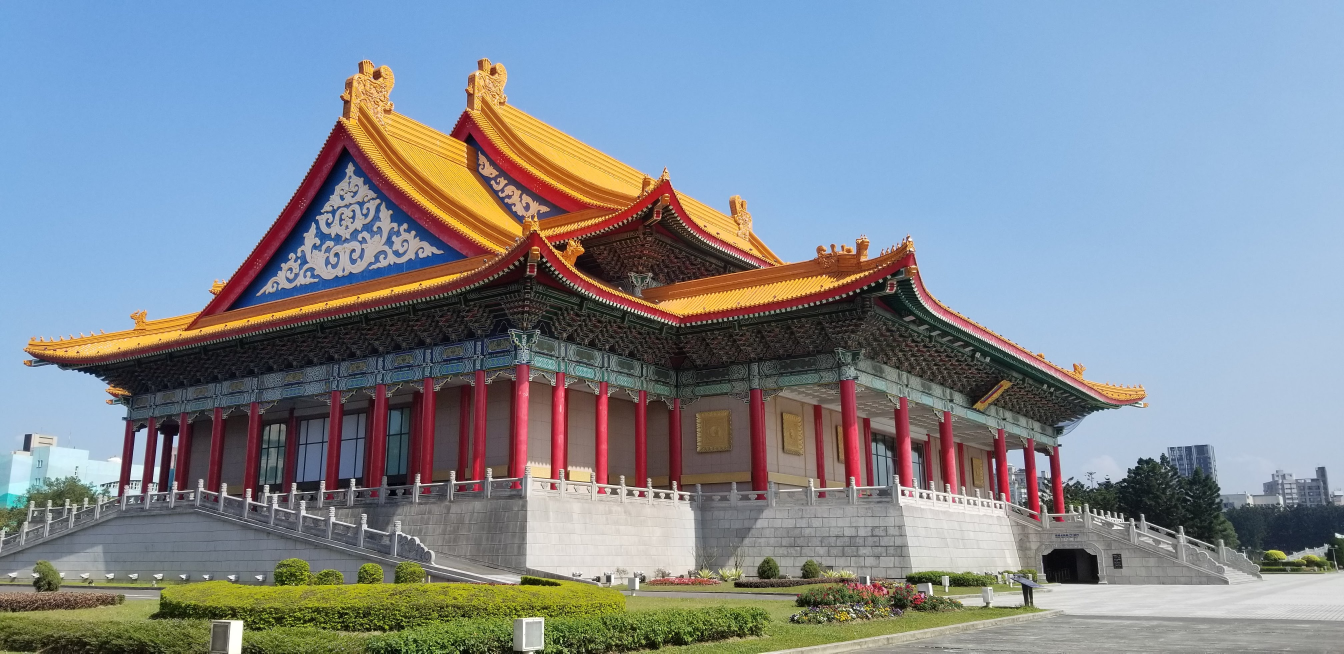
#> input picture source/fake_temple.jpg, 4032 x 1960 px, found by its file name (shown at 1/3 size)
$ python image_utils.py
#> lines starting #> are read from the running program, lines starting #| are printed output that depends on the picture
"""
Jonathan Zerez
Spring 2020

This script provides functionality for evaluating aspects of input images
"""

import numpy as np
from colorsys import rgb_to_hsv
import pdb

# [126 lines left out: functions calc_dist, is_in_frame, lightness, hue, saturation, crop_image and 2 more, not called in this run]

if __name__ == "__main__":
    from PIL import Image
    import numpy as np
    import matplotlib.pyplot as plt
    import pdb
    import timeit

    from parameters import *

    im = Image.open(source)
#> im is the input picture: PIL image 4032x1960 RGB; mean R, G, B 130.5, 139.8, 149.8

    im = resize_image(im, 5)
#> in resize_image, `return image.resize((original_size[0] // factor, original_size[1] // f..`:
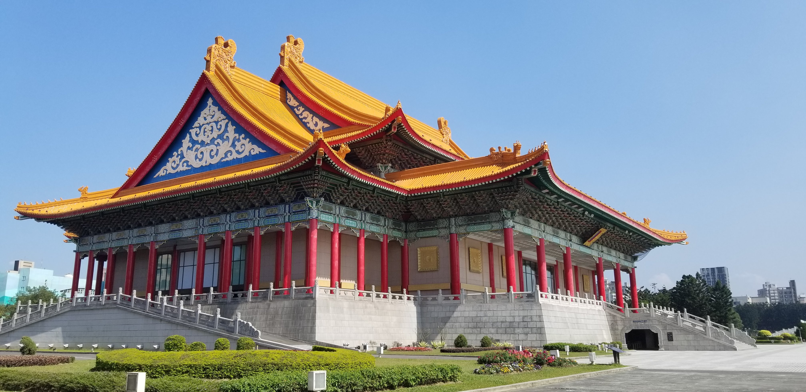
#> returned value: PIL image 806x392 RGB; mean R, G, B 130.5, 139.8, 149.8
    size = im.size
#> size = (806, 392)

    print(im.size)
#| (806, 392)
    test_levels(im, interval_func)
#> after the loop in test_levels, `for y in range(size[0]):`:
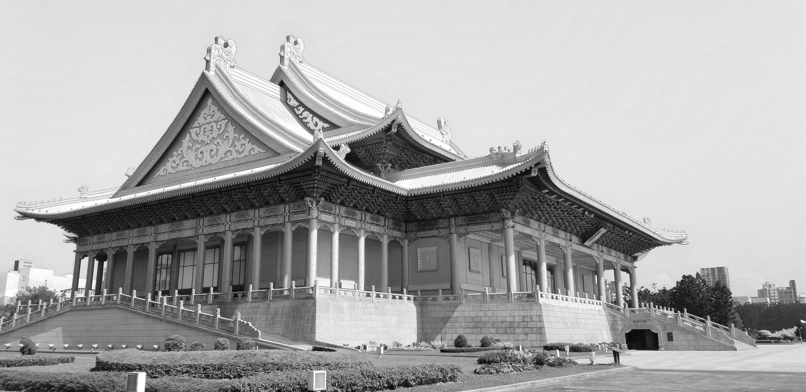
#> levels: shape (392, 806) float64; min 0.0157, max 1, mean 0.665
#> in test_levels, `plt.show()`:
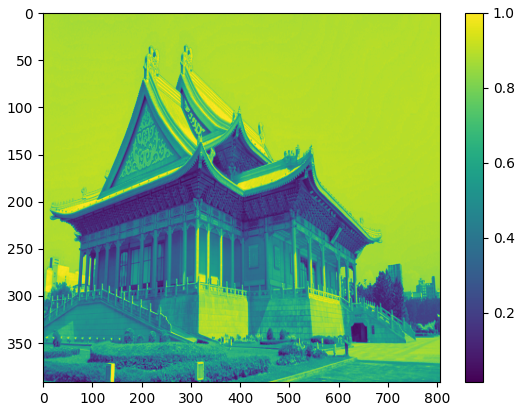
#> figure drawn by matplotlib, 2 panels

$ run again, with source/Image from iOS (1).jpg copied over source/fake_temple.jpg
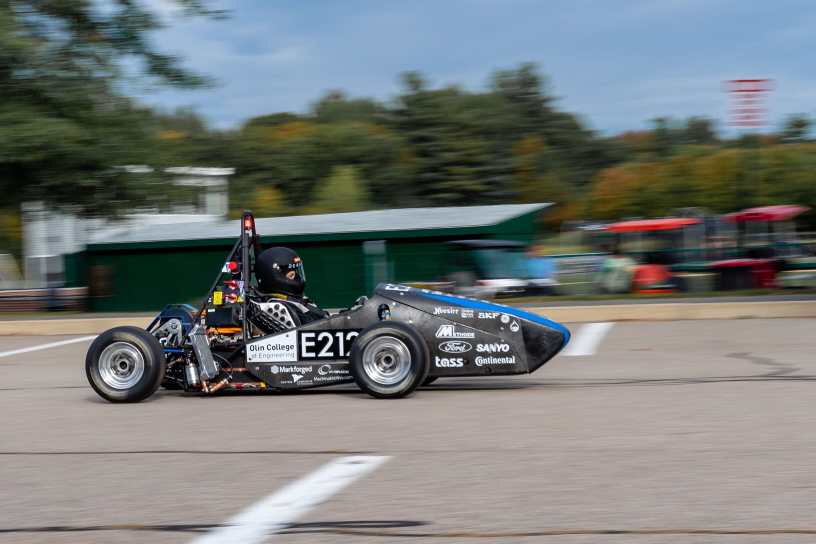
#> input picture source/Image from iOS (1).jpg, 2446 x 1631 px, found by its file name (shown at 1/3 size)
#> im is the input picture: PIL image 2446x1631 RGB; mean R, G, B 115.7, 120.8, 120.3
#| (489, 326)
#> after the loop in test_levels, `for y in range(size[0]):`:
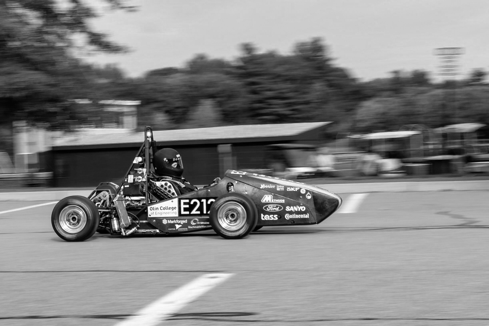
#> levels: shape (326, 489) float64; min 0, max 1, mean 0.52
#> in test_levels, `plt.show()`:
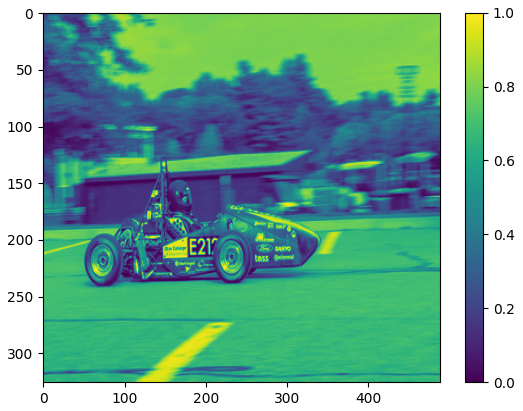
#> figure drawn by matplotlib, 2 panels

$ run again, with source/cherry_blossom.jpg copied over source/fake_temple.jpg
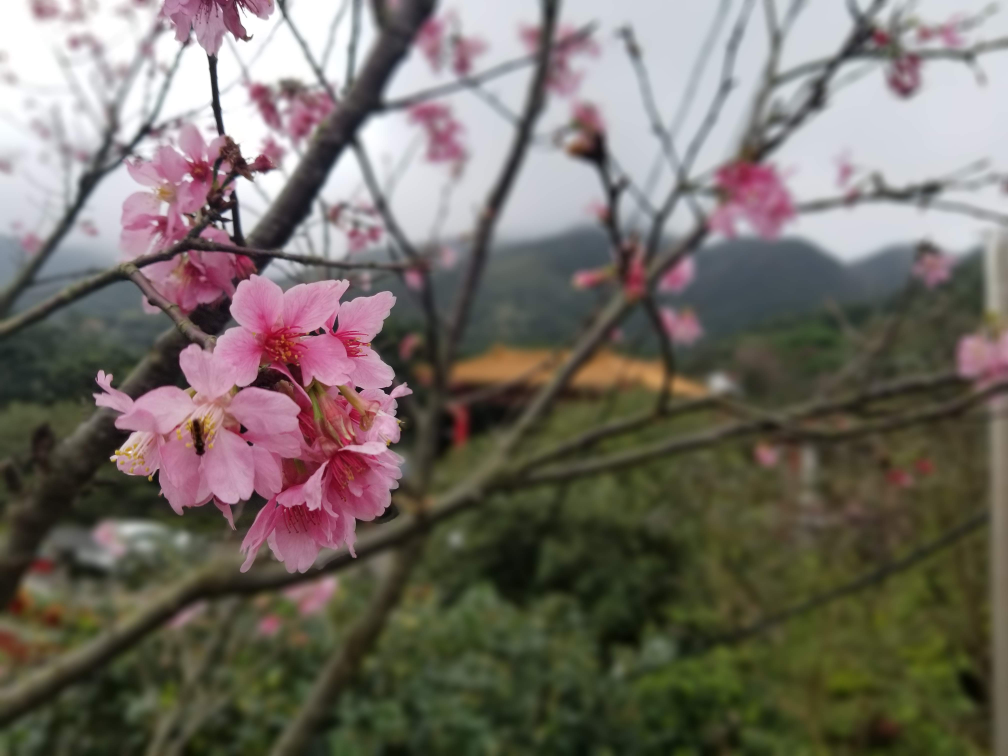
#> input picture source/cherry_blossom.jpg, 4032 x 3024 px, found by its file name (shown at 1/4 size)
#> im is the input picture: PIL image 4032x3024 RGB; mean R, G, B 115, 108.1, 100.5
#| (806, 604)
#> after the loop in test_levels, `for y in range(size[0]):`:
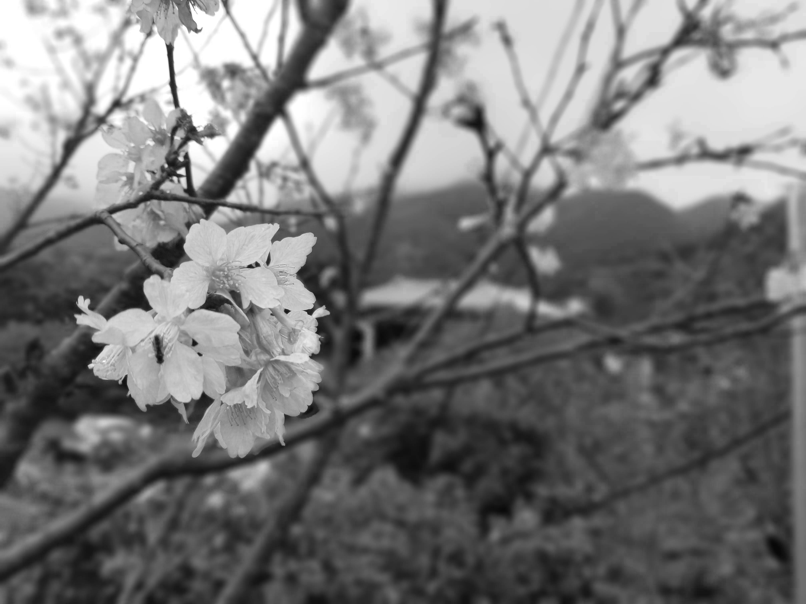
#> levels: shape (604, 806) float64; min 0.0275, max 1, mean 0.469
#> in test_levels, `plt.show()`:
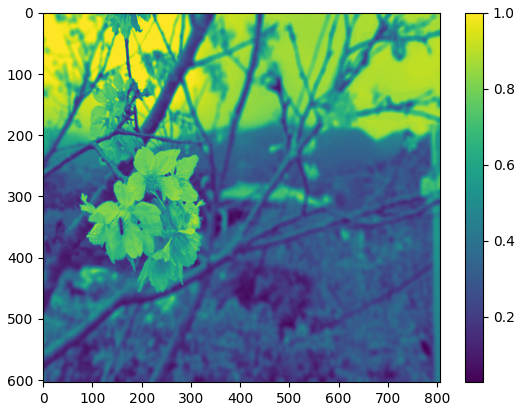
#> figure drawn by matplotlib, 2 panels

$ run again, with source/dragon.jpg copied over source/fake_temple.jpg
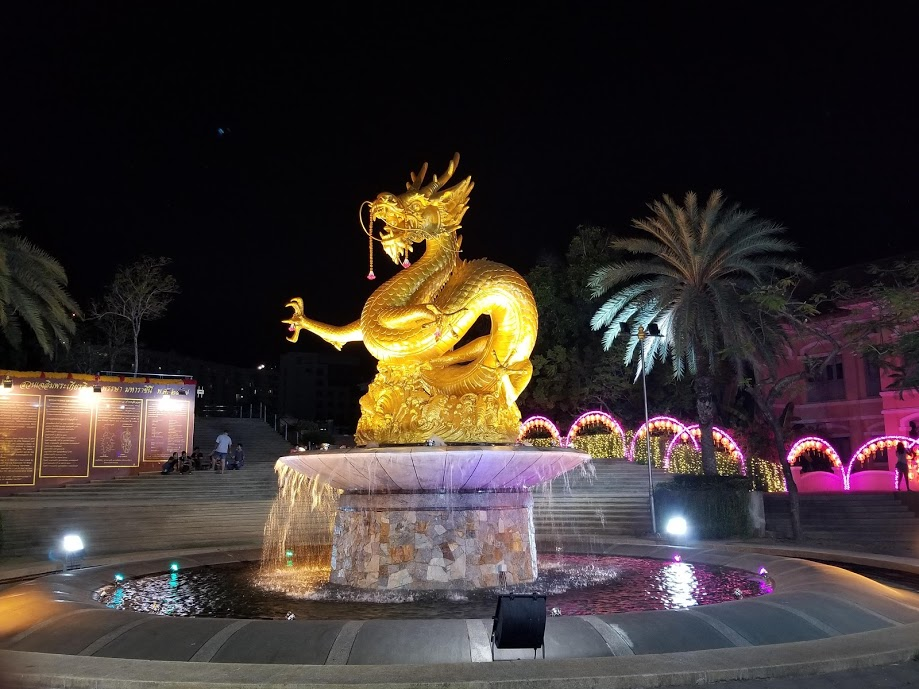
#> input picture source/dragon.jpg, 919 x 689 px, found by its file name
#> im is the input picture: PIL image 919x689 RGB; mean R, G, B 61.4, 52, 49.5
#| (183, 137)
#> after the loop in test_levels, `for y in range(size[0]):`:
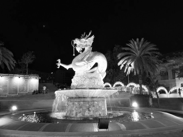
#> levels: shape (137, 183) float64; min 0, max 1, mean 0.256
#> in test_levels, `plt.show()`:
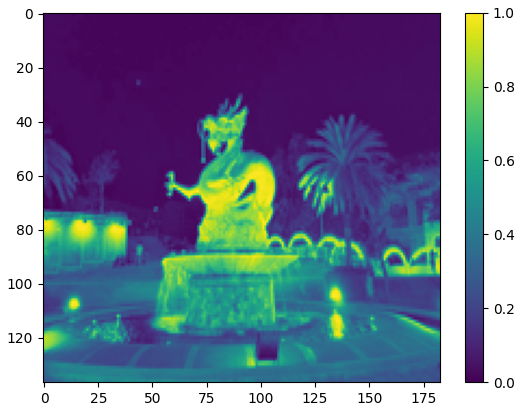
#> figure drawn by matplotlib, 2 panels
